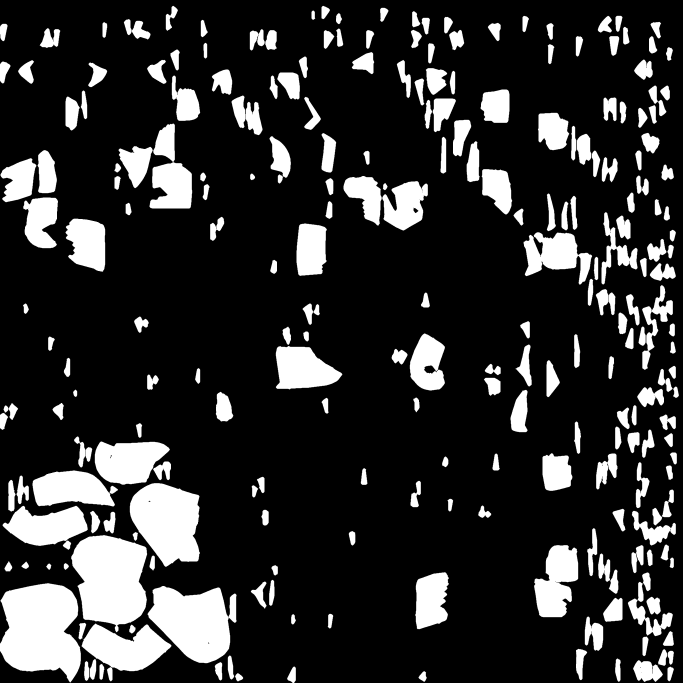
#> input picture art_tmp/nezha_bake/nezha_silkmask.png, 2048 x 2048 px, given in place of nezha_albedo.png, which was not available (shown at 1/3 size)
$ python post_nezha_maps.py
#> lines starting #> are read from the running program, lines starting #| are printed output that depends on the picture; after the words box and inside, x2 and y2 are one past the last pixel; in counts of white or black regions, pixels touching at a corner belong together; pictures that were not available may be replaced by others from this repository, and a replacement may not be noted

import os
import numpy as np
from PIL import Image, ImageFilter

SRC = r"E:\godot_game_by_fable\art_tmp\nezha_bake"
DST = r"E:\godot_game_by_fable\001\art\textures\nezha"
PREV = r"E:\godot_game_by_fable\art_tmp\preview"
os.makedirs(DST, exist_ok=True); os.makedirs(PREV, exist_ok=True)

def load(name, mode="RGB"):
#> called with name = 'nezha_albedo.png', mode = 'RGB'
    im = Image.open(os.path.join(SRC, name)).convert(mode)
#> im is the input picture: PIL image 2048x2048 RGB; min 0, max 255, mean 47.9
    return np.asarray(im, dtype=np.float32) / 255.0

alb_srgb = load("nezha_albedo.png")
cov = load("nezha_coverage.png", "L")
#> call 2 of load, with name = 'nezha_coverage.png', mode = 'L'
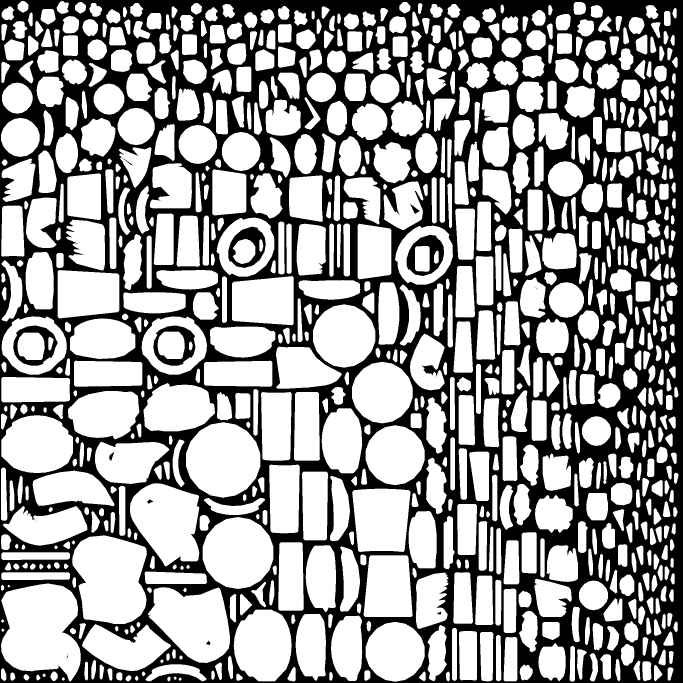
#> input picture art_tmp/nezha_bake/nezha_coverage.png, 2048 x 2048 px, found by its file name (shown at 1/3 size)
#> in load (call 2), `im = Image.open(os.path.join(SRC, name)).convert(mode)`: im: PIL image 2048x2048 L; 60.8% white; 23 black regions (12 under 20 px), largest, box (x1, y1, x2, y2) and area: (0, 0, 2048, 2048) 1618584, (1220, 704, 1332, 828) 6603, (685, 680, 797, 804) 6192
ao = load("nezha_ao.png", "L")
#> call 3 of load, with name = 'nezha_ao.png', mode = 'L'
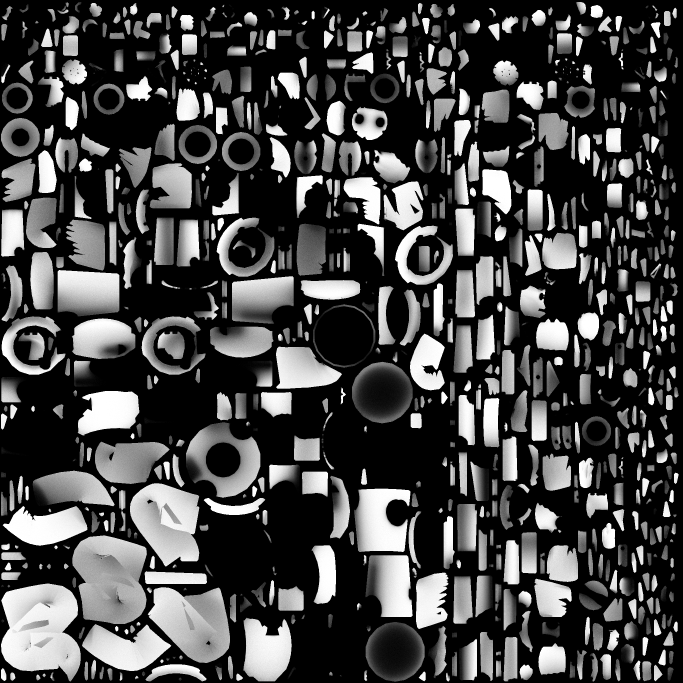
#> input picture art_tmp/nezha_bake/nezha_ao.png, 2048 x 2048 px, found by its file name (shown at 1/3 size)
cur = load("nezha_curvature.png", "L")
nrm = load("nezha_normal.png")
#> in load, im is the input picture: PIL image 2048x2048 RGB; 60.8% white; 23 black regions (12 under 20 px), largest, box (x1, y1, x2, y2) and area: (0, 0, 2048, 2048) 1618584, (1220, 704, 1332, 828) 6603, (685, 680, 797, 804) 6192

def srgb_to_lin(c):
    return np.where(c <= 0.04045, c / 12.92, ((c + 0.055) / 1.055) ** 2.4)

alb = srgb_to_lin(alb_srgb)
covm = (cov > 0.5).astype(np.float32)
print("coverage", round(float(covm.mean()), 4))
#| coverage 0.608

LEGEND = [
    ((1.000, 1.000, 1.000), dict(name="white", rough=0.70, metal=0.00, skin=0.00, silk=0.00)),
    ((0.847, 0.617, 0.120), dict(name="gold",  rough=0.22, metal=1.00, skin=0.00, silk=0.00)),
    ((0.701, 0.100, 0.070), dict(name="red",   rough=0.34, metal=0.00, skin=0.00, silk=1.00)),
    ((0.050, 0.040, 0.050), dict(name="black", rough=0.32, metal=0.00, skin=0.00, silk=0.00)),
    ((0.552, 0.060, 0.050), dict(name="dred",  rough=0.75, metal=0.00, skin=0.00, silk=0.20)),
    ((0.922, 0.723, 0.597), dict(name="skin",  rough=0.48, metal=0.00, skin=1.00, silk=0.00)),
    ((0.922, 0.888, 0.839), dict(name="pale",  rough=0.55, metal=0.00, skin=0.60, silk=0.00)),
    ((0.150, 0.060, 0.050), dict(name="leath", rough=0.62, metal=0.00, skin=0.00, silk=0.00)),
]
cols = np.array([c for c, _ in LEGEND], dtype=np.float32)
d = ((alb.reshape(-1, 3)[:, None, :] - cols[None, :, :]) ** 2).sum(axis=2)
idx = d.argmin(axis=1).reshape(alb.shape[:2])
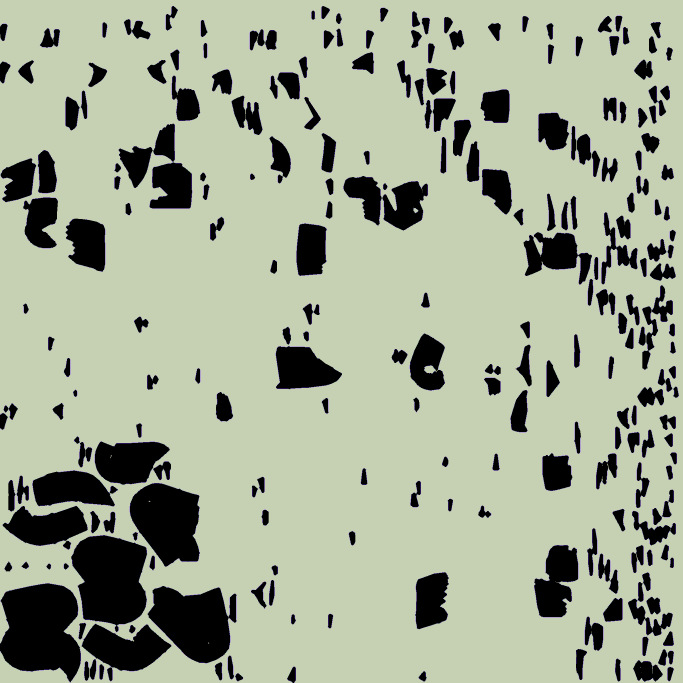
#> idx: shape (2048, 2048) int64 (shown at 1/3 size); 7 distinct labels, from 0 to 7; one colour per label, 0 black
tot = float(covm.sum())
#> tot = 2550135
fr = {LEGEND[i][1]["name"]: round(float(((idx == i) & (covm > 0.5)).sum()) / max(tot, 1), 4) for i in range(len(LEGEND))}
#> fr = {'white': 0.28, 'gold': 0, 'red': 0, 'black': 0.72, 'dred': 0, 'skin': 0, 'pale': 0, 'leath': 0}
print("region share (inside UV):", fr)
#| region share (inside UV): {'white': 0.2801, 'gold': 0.0, 'red': 0.0, 'black': 0.7199, 'dred': 0.0, 'skin': 0.0, 'pale': 0.0, 'leath': 0.0}

rough = np.zeros_like(ao); metal = np.zeros_like(ao); skin = np.zeros_like(ao); silk = np.zeros_like(ao)
for i, (_, p) in enumerate(LEGEND):
    m = idx == i
    rough[m] = p["rough"]; metal[m] = p["metal"]; skin[m] = p["skin"]; silk[m] = p["silk"]
#> metal: shape (2048, 2048) float32; values 0 (black) and 1 (white), 0% white in thin lines or dots
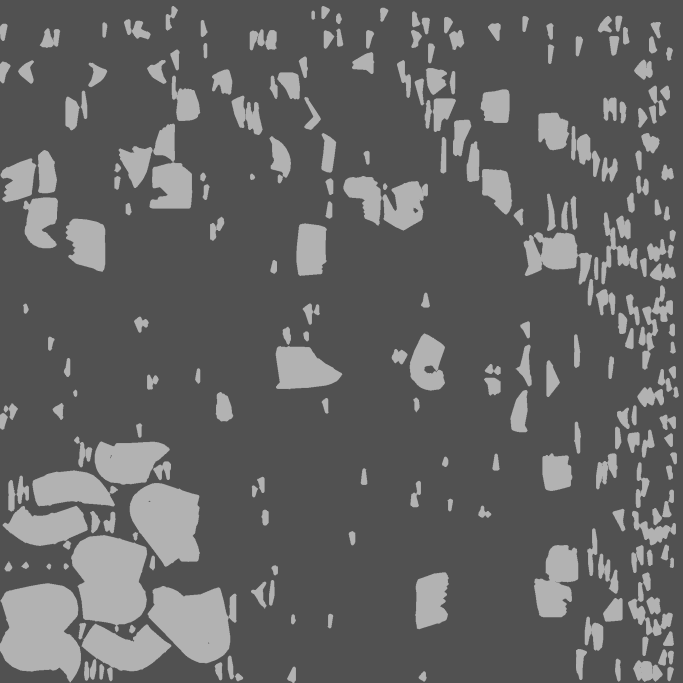
#> rough: shape (2048, 2048) float32 (shown at 1/3 size); min 0.22, max 0.75, mean 0.392
#> silk: shape (2048, 2048) float32; values 0 (black) and 0.2 (white), 0.01% white in thin lines or dots

# 混天绫丝绸：用几何级 material-id mask 覆盖（颜色分类在重烘 albedo 后会漂移）
silk_geo = load("nezha_silkmask.png", "L")
silk = np.where(silk_geo > 0.5, 1.0, silk)
#> silk: shape (2048, 2048) float32; values 0 (black) and 1 (white), 18.9% white; 254 white regions, largest, box (x1, y1, x2, y2) and area: (0, 1750, 243, 2047) 54352, (213, 1605, 441, 1896) 48770, (443, 1758, 710, 1990) 41684
skin = np.where(silk_geo > 0.5, 0.0, skin)
#> skin: shape (2048, 2048) float32; every value is 0
rough = np.where(silk_geo > 0.5, 0.30, rough)
print("silk geo share", round(float((silk_geo > 0.5).mean()), 4))
#| silk geo share 0.1893

cur = np.clip(cur, 0, 1)
rough = np.clip(rough + (0.5 - cur) * 0.18, 0.05, 1.0)
rng = np.random.default_rng(7)
rough = np.clip(rough + rng.normal(0, 0.012, ao.shape).astype(np.float32), 0.05, 1.0)

orm = np.stack([np.where(covm > 0.5, ao, 1.0), rough * covm + (1 - covm) * 0.5, metal * covm], axis=2)
u8 = lambda a: (np.clip(a, 0, 1) * 255.0 + 0.5).astype(np.uint8)
Image.fromarray(u8(orm), "RGB").save(os.path.join(DST, "nezha_orm.png"))

mask = np.stack([silk * covm, skin * covm, covm], axis=2)
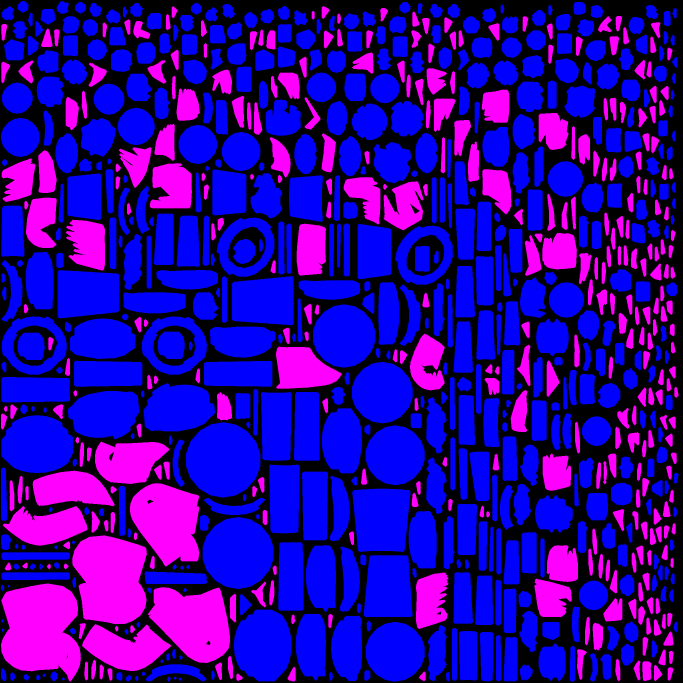
#> mask: shape (2048, 2048, 3) float32 (shown at 1/3 size); mean of channels 0, 1, 2 0.17, 0, 0.608; drawn as R, G, B
Image.fromarray(u8(mask), "RGB").save(os.path.join(DST, "nezha_mask.png"))

thick = Image.fromarray(u8(1.0 - ao), "L").filter(ImageFilter.GaussianBlur(6))
thick = np.clip(np.asarray(thick, dtype=np.float32) / 255.0 * 1.35, 0, 1) * covm
#> thick: shape (2048, 2048) float32
Image.fromarray(u8(thick), "L").save(os.path.join(DST, "nezha_thickness.png"))
Image.fromarray(u8(cur * covm), "L").save(os.path.join(DST, "nezha_curvature.png"))
Image.fromarray(u8(alb_srgb), "RGB").save(os.path.join(DST, "nezha_albedo.png"))
Image.fromarray(u8(nrm), "RGB").save(os.path.join(DST, "nezha_normal.png"))

n = nrm * 2.0 - 1.0
ins = covm > 0.5
print("normal inside mean", [round(float(v), 3) for v in n[ins].mean(0)],
      "avg tilt deg", round(float(np.degrees(np.arccos(np.clip(n[ins][:, 2], -1, 1))).mean()), 2))
#| normal inside mean [1.0, 1.0, 1.0] avg tilt deg 0.0
print("ao inside mean", round(float(ao[ins].mean()), 3))
#| ao inside mean 0.463

sheet = Image.new("RGB", (5 * 320, 320), (20, 20, 20))
#> sheet: PIL image 1600x320 RGB; every value is 20
for i, f in enumerate(["nezha_albedo.png", "nezha_normal.png", "nezha_orm.png", "nezha_mask.png", "nezha_curvature.png"]):
    im = Image.open(os.path.join(DST, f)).convert("RGB").resize((320, 320), Image.LANCZOS)
#> im: PIL image 320x320 RGB
    sheet.paste(im, (i * 320, 0))
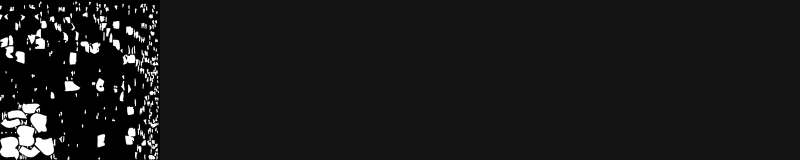
#> sheet: PIL image 1600x320 RGB (shown at 1/2 size); min 0, max 255, mean 25.6
sheet.save(os.path.join(PREV, "maps.png"))
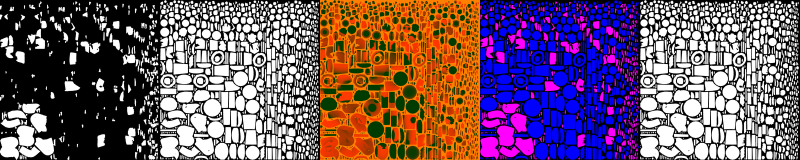
#> saved as maps.png: PIL image 1600x320 RGB (shown at 1/2 size); mean R, G, B 114.5, 88.6, 102.6
print("files:", sorted(os.listdir(DST)))
